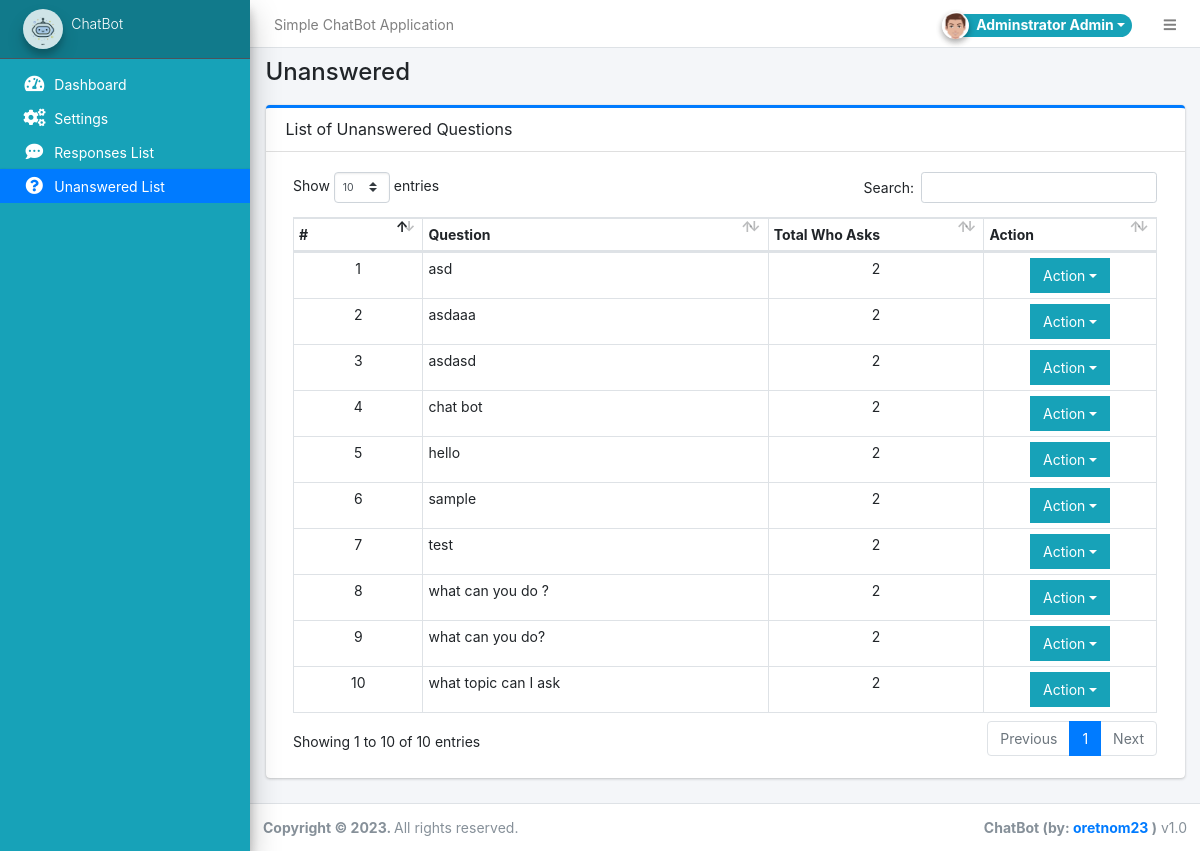
Screenshot of /admin/?page=unanswered (signed in) with the database file from the repository.
### tables this page shows
CREATE TABLE `unanswered` (
  `id` int(30) NOT NULL,
  `question` text DEFAULT NULL,
  `no_asks` int(30) NOT NULL DEFAULT 0
);

### admin/unanswered/index.php (the view, shortened to what this page needs)
<div class="card card-outline card-primary">
	<div class="card-header">
		<h3 class="card-title">List of Unanswered Questions</h3>
	</div>
	<div class="card-body">
		<div class="container-fluid">
			<table class="table table-bordered table-stripped">
				<colgroup>
					<col width="15%">
					<col width="40%">
					<col width="25%">
					<col width="20%">
				</colgroup>
				<thead>
					<tr>
						<th>#</th>
						<th>Question</th>
						<th>Total Who Asks</th>
						<th>Action</th>
					</tr>
				</thead>
				<tbody>
					<?php
					$i = 1;
						$qry = $conn->query("SELECT * FROM `unanswered`  order by question asc ");
						while($row = $qry->fetch_assoc()):
					?>
						<tr>
							<td class="text-center"><?php echo $i++; ?></td>
							<td><?php echo $row['question'] ?></td>
							<td class="text-center"><?php echo number_format($row['no_asks']) ?></td>
							<td align="center">
								 <button type="button" class="btn btn-flat btn-info dropdown-toggle dropdown-icon" data-toggle="dropdown">
				                  		Action
				                  </button>
							</td>
						</tr>
					<?php endwhile; ?>
				</tbody>
			</table>
		</div>
	</div>
</div>

### rows the page displays
unanswered: question "asd", no_asks "2"
unanswered: question "asdaaa", no_asks "2"
unanswered: question "asdasd", no_asks "2"
unanswered: question "chat bot", no_asks "2"
unanswered: question "hello", no_asks "2"
unanswered: question "sample", no_asks "2"
unanswered: question "test", no_asks "2"
unanswered: question "what can you do ?", no_asks "2"
unanswered: question "what can you do?", no_asks "2"
unanswered: question "what topic can I ask", no_asks "2"

### other values shown
$_settings->info('name') "Simple ChatBot Application"
$_settings->userdata('firstname').' '.$_settings->userdata('lastname') "Adminstrator Admin"
$_settings->info('short_name') "ChatBot"
str_replace(array("/","_"), " ",$page) "Unanswered"
